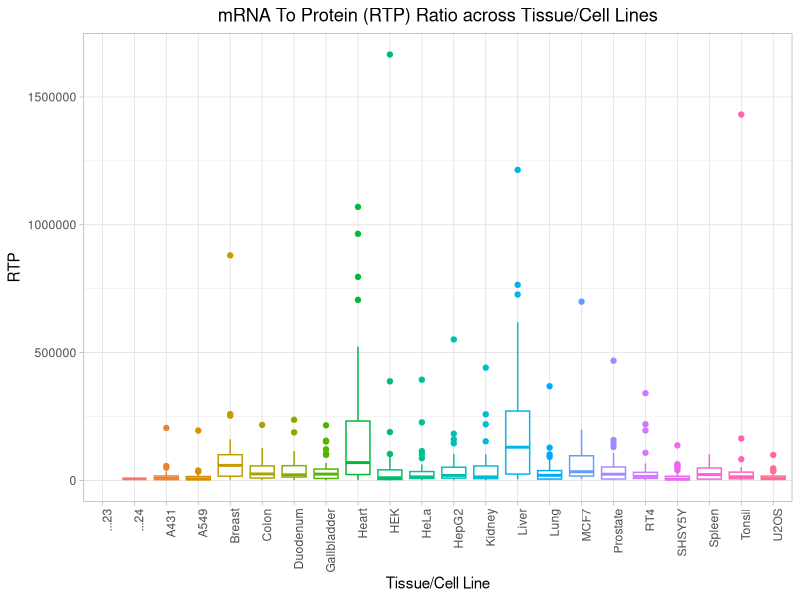
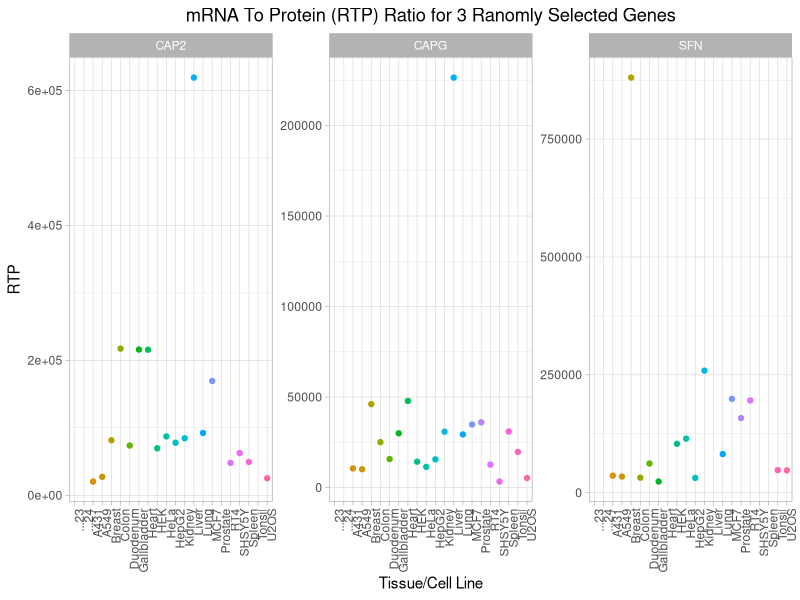
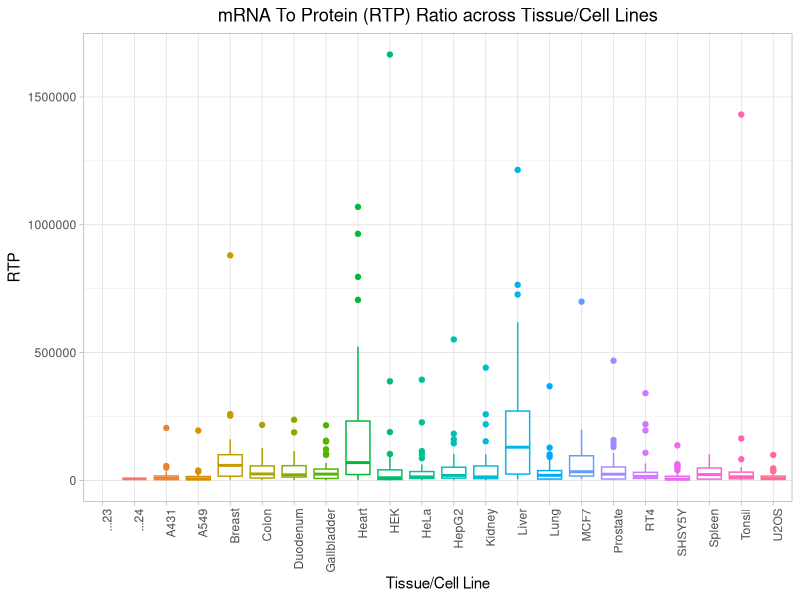

Here is the R script that generated these plots, in order: (Note: this script raises an error after producing the figures.)
## ---- chunk 1
knitr::opts_chunk$set(echo = TRUE)
## ---- chunk 2
library(tidyverse)
library(dplyr)
library(ggplot2)
library(readxl)
## ---- chunk 3
mRNA <- read_excel('tpm.xlsx')

protein_copy_number <- read_excel('protein_copy_numbers.xlsx')

conversion_factor <- read_excel('conversion_factor.xlsx')

## ---- chunk 4
fig_cols <- c('HEK293/Kidney',	'HepG2/Liver', 'Lung/A549',	'Breast/MCF7')

protein_copy_number <- protein_copy_number %>% 
  select(-one_of(fig_cols))

dim(protein_copy_number) == dim(mRNA)

conversion_factor <- conversion_factor %>% 
  select(-one_of(c('X__1', 'X__2')))


## ---- chunk 5
protein_copy_number[,2:21] <- sapply(protein_copy_number[,2:21], function(x) as.numeric(as.character(x)))

conversion_factor[,2:22] <- sapply(conversion_factor[,2:22], function(x) as.numeric(as.character(x)))

#Convert genes into factors
mRNA$Gene <- mRNA$Gene %>% as.factor()

protein_copy_number$Gene <- protein_copy_number$Gene %>% as.factor()

colnames(conversion_factor)[1] <- 'Gene'

conversion_factor$Gene <- conversion_factor$Gene %>% as.factor()

str(mRNA)

str(protein_copy_number)

str(conversion_factor)
## ---- chunk 6
conversion_factor_long <- gather(conversion_factor[,-2], key = 'Tissue', value = 'RTP', -'Gene')

protein_copy_number_long <- gather(protein_copy_number, key = 'Tissue', value = 'Protein_copy_number', -'Gene')

#Convert protein copy numbers to actual levels
protein_copy_number_long$Protein_copy_number <- protein_copy_number_long$Protein_copy_number*1000

mRNA_long <- gather(mRNA, key = 'Tissue', value = 'TPM', -'Gene')

#Arrange data by Gene
conversion_factor_long <- conversion_factor_long %>% arrange(Gene)

protein_copy_number_long <- protein_copy_number_long %>% arrange(Gene)

mRNA_long <- mRNA_long %>% arrange(Gene)

## ---- chunk 7
#Check if conversion factor is constant across tissues
set.seed(10)

gene_levels <- conversion_factor$Gene[sample(length(conversion_factor$Gene), 3)] %>% as.character()

one <- conversion_factor_long %>% 
  filter(Gene %in% gene_levels) 

one <- one %>% 
  ggplot(aes(x = Tissue, y = RTP, colour = Tissue)) + 
  geom_point() +
  labs(title = "mRNA To Protein (RTP) Ratio for 3 Ranomly Selected Genes", x = "Tissue/Cell Line", y = "RTP") + 
  facet_wrap(~Gene, scales = 'free') +
  theme_light() +
  theme(axis.text.x = element_text(angle = 90, hjust = 1), plot.title = element_text(hjust = 0.5), legend.position = 'none')

ggsave(one, filename = 'onegene.png')

bp <- ggplot(conversion_factor_long, aes(x = Tissue, y = RTP, colour = Tissue)) + 
  geom_boxplot() + 
  labs(title = "mRNA To Protein (RTP) Ratio across Tissue/Cell Lines", x = "Tissue/Cell Line", y = "RTP") + 
  theme_light() +
  scale_fill_brewer(palette="Dark2") + 
  theme(axis.text.x = element_text(angle = 90, hjust = 1), plot.title = element_text(hjust = 0.5), legend.position = 'none')

bp
ggsave(bp, file="boxplot.png")
## ---- chunk 8
data_comb <- conversion_factor_long

#Calculate median RTP values by leaving that specific tissue out
gene_levels <- data_comb$Gene


for(i in 1:length(gene_levels)) {
  
    x <- data_comb %>% filter(Gene == gene_levels[i])
    
    data_comb$medianrtp[i] <- median(x$RTP[-i], na.rm = TRUE)
    
}

#Divide median RTP by 1000 to get sensible predictions
data_comb$medianrtp <- data_comb$medianrtp

data_comb$TPM <- mRNA_long$TPM

#Convert protein copy numbers to actual levels
data_comb$protein <- protein_copy_number_long$Protein_copy_number

data_comb$predicted_protein <- data_comb$medianrtp*data_comb$TPM

## ---- chunk 9
set.seed(9)

# Plot protein vs MRNA values for 8 randomly selected Genes
gene_names <- conversion_factor$Gene[sample(length(conversion_factor$Gene), 9)] %>% as.character()

plot_data <- data_comb %>% filter(Gene %in% gene_names)

fp <- plot_data %>% 
  ggplot(aes(x = TPM, y = protein, group = Gene, colour = Gene)) + 
  geom_point() + 
  geom_jitter() +
  geom_smooth(method = "lm", se = FALSE) + 
  facet_wrap(~Gene, scales = 'free') + 
  labs(title = "Protein vs mRNA levels for 9 Randomly selected Genes", x = "mRNA Levels", y = "Protein Levels") + 
  theme_light() +
  theme(axis.text.x = element_text(angle = 90, hjust = 1), plot.title = element_text(hjust = 0.5), legend.position = 'none')

fp
ggsave(fp, file="facetplot.png")
## ---- chunk 10
library('lme4')

data_comb_scaled <- data_comb

data_comb_scaled[,5:7] <- scale(data_comb[, 5:7], center = TRUE, scale = TRUE)

fit <- lmer(protein ~ TPM + (1+TPM|Gene), data = data_comb_scaled, REML=FALSE) #Add REML=FALSE when performing likelihood ratio tests
summary(fit)
## ---- chunk 11
#Reduced model
null_fit <- lmer(protein ~ (1+TPM|Gene), data = data_comb_scaled, REML=FALSE)

anova(fit, null_fit)
## ---- chunk 12
#Check if conversion factor is constant across tissues
set.seed(13)

gene_levels <- data_comb$Gene[sample(length(data_comb$Gene), 6)] %>% as.character()

comp <- data_comb %>% 
  filter(Gene %in% gene_levels) 

comp <- comp %>% 
  ggplot(aes(x = predicted_protein, y = protein, colour = Gene)) + 
  geom_point() +
  labs(title = "Correlation between Observed and Predicted Protein levels", x = "Predicted Protein Levels", x = "Predicted Protein Levels", y = "Observed Protein Levels") + 
  facet_wrap(~Gene, scales = 'free') +
  theme_light() +
  theme(axis.text.x = element_text(angle = 90, hjust = 1), plot.title = element_text(hjust = 0.5), legend.position = 'none') +
  annotate("segment", x=-Inf, xend=Inf,y=-Inf, yend=Inf, linetype = 2)

ggsave(comp, filename = 'comp.png')

# pp <- data_comb %>% 
#   ggplot(aes(x = predicted_protein, y = protein, colour = Gene, group = Gene)) +
#   geom_point() +
#   geom_jitter() +
#   labs(title = "Correlation between Observed and Predicted Protein levels", x = "Predicted Protein Levels", y = "Observed Protein Levels") +
#   theme_light()+
#   theme(legend.position = 'none', plot.title = element_text(hjust = 0.5))
# 
# pp
# ggsave(pp, file="predictioncomp.png")

#Check correlations
gene_levels <- levels(data_comb$Gene)

correlations <- c()

for(i in 1:length(gene_levels)) {
  
    x <- data_comb %>% filter(Gene %in% gene_levels[i])
    
    correlations[i] <- cor(x = x$predicted_protein, y = x$protein, use = 'everything', method = 'spearman')
    
}

w <- na.omit(correlations)


cor(x = data_comb$protein, y = data_comb$TPM, use = 'complete.obs', method = 'spearman')
## ---- chunk 13
bp_tissue <- ggplot(data_comb, aes(x = Tissue, y = protein, colour = Tissue, group = Tissue)) + 
  geom_boxplot() + 
  labs(title = "Protein levels across Tissue/Cell Lines", x = "Tissue/Cell Line", y = "Protein Levels") + 
  theme_light() +
  scale_fill_brewer(palette="Dark2") + 
  theme(axis.text.x = element_text(angle = 90, hjust = 1), plot.title = element_text(hjust = 0.5), legend.position = 'none')

bp_tissue
ggsave(bp_tissue, file="boxplottissue.png")

#Now check for genes
bp_gene <- ggplot(data_comb, aes(x = Gene, y = protein, colour = Gene)) + 
  geom_boxplot() + 
  labs(title = "Protein levels across Genes", x = "Gene", y = "Protein Levels") + 
  theme_light() +
  scale_fill_brewer(palette="Dark2") + 
  theme(axis.text.x = element_text(angle = 90, hjust = 1), plot.title = element_text(hjust = 0.5), legend.position = 'none')

bp_gene
#ggsave(bp_gene, file="boxplotgene.png")
## ---- chunk 14
# plot(conversion_factor[5,3:22])
#Check if conversion factor is constant across tissue samples
# boxplot(conversion_factor[,3:22])
# 
# hist(as.numeric(t(conversion_factor[ ,2])))
# 
# conversion_factor_complete <- na.omit(conversion_factor)
# 
# hist(as.numeric(conversion_factor_complete[sample(1:17,1), 3:22]))
# 
# #Check if mrna and protein levels are normally distributed
# hist(as.numeric(mRNA[3, ]))
# 
# hist(as.numeric(protein_copy_number[sample(1:55,1), ]))
# 
# #check to see how gene-specific conversion factors are computed
# rtp_factor <- protein_copy_number$A431 * 1000 / mRNA$A431
# 
# protein_complete <- na.omit(protein_copy_number)
# 
# #Find these genes in the mRNA dataframe
# 
# mrna_complete <- mRNA[which(mRNA$Gene %in% protein_complete$Gene), ]
# 
# #Try and verify findings in the article
# spearman_corr <- cor(x = mrna_complete[, 2:21], y = protein_complete[, 2:21], method = 'spearman')
# 
# pearson_corr <- cor(x = mrna_complete[, 2:21], y = protein_complete[, 2:21], method = "pearson")
# 
# #Compute mean correlations across genes
# avg_spearman_corr <- colMeans(spearman_corr)

## ---- chunk 15
# protein_and_rna <- cbind(mRNA, protein_copy_number[, 2:21])
# 
# protein_and_rna <- na.omit(protein_and_rna)
# 
# plot(x = protein_and_rna[, 2], y = protein_and_rna[, 22])
# 
# protein_and_rna %>% 
#   ggplot(aes(x = protein_and_rna[, 2], y = protein_and_rna[, 22], colour = protein_and_rna[,1])) +
#   geom_point() +
#   xlab("mRNA levels") + ylab("Protein Copy levels")
# 
# cor(x = protein_and_rna[, 2], y = protein_and_rna[, 22], method = "spearman")

## ---- chunk 16
#Have Genes along the columns
# protein_complete_1 <- t(protein_copy_number)
# 
# protein_complete_1 <- protein_complete_1[-1, ]
# 
# protein_complete_1 <- mapply(protein_complete_1, FUN=as.numeric)
# 
# protein_complete_1 <- matrix(data = protein_complete_1, ncol = 55, nrow = 20)
# 
# #Label its columns and rows
# colnames(protein_complete_1) <- protein_copy_number$Gene
# 
# rownames(protein_complete_1) <- colnames(protein_copy_number[,2:21])
# 
# str(protein_complete_1)
# 
# #Do the same with mrna data
# mrna_complete_1 <- t(mRNA)
# 
# mrna_complete_1 <- mrna_complete_1[-1, ]
# 
# mrna_complete_1 <- mapply(mrna_complete_1, FUN=as.numeric)
# 
# mrna_complete_1 <- matrix(data = mrna_complete_1, ncol = 55, nrow = 20)

#Label its columns and rows
# colnames(mrna_complete_1) <- mRNA$Gene
# 
# rownames(mrna_complete_1) <- colnames(mRNA[,2:21])
# 
# str(mrna_complete_1)
# 
# #Do the same with conversion factors
# rtp_1 <- conversion_factor[,-2]
# 
# rtp_1 <- t(conversion_factor)
# 
# rtp_1 <- rtp_1[-1, ]
# 
# rtp_1 <- mapply(rtp_1, FUN=as.numeric)
# 
# rtp_1 <- matrix(data = rtp_1, ncol = 55, nrow = 20)

#Label its columns and rows
# colnames(rtp_1) <- conversion_factor$Gene
# 
# rownames(rtp_1) <- colnames(conversion_factor[,3:22])
# 
# str(rtp_1)
# 
# boxplot(rtp_1)
## ---- chunk 17
#Try and verify findings in the article
# spearman_corr_gene <- cor(x = mrna_complete_1, y = protein_complete_1, method = 'spearman')
# 
# pearson_corr_gene <- cor(x = mrna_complete_1, y = protein_complete_1, method = "pearson")
# 
# average_spearman_corr_across_tissues <- colMeans(spearman_corr_gene)
# 
# average_pearson_corr_across_tissues <- colMeans(pearson_corr_gene)
# 
# #Visualize them
# protein_and_rna_1 <- as.data.frame(cbind(mrna_complete_1, protein_complete_1))
# 
# protein_and_rna_1 %>% 
#   ggplot(aes(x = protein_and_rna_1[, 1], y = protein_and_rna_1[, 18], colour = rownames(protein_and_rna_1))) +
#   geom_point() +
#   xlab("Gene ANXA1 mRNA levels") + ylab("Gene ANXA1 Protein Copy levels")
# 
# cor(x = protein_and_rna[, 2], y = protein_and_rna[, 22], method = "spearman")


